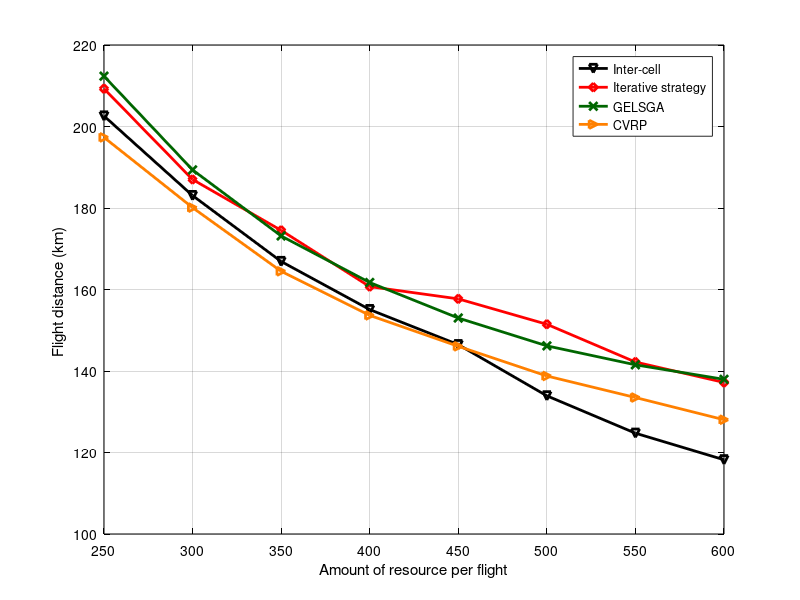

The MATLAB source for this figure: (Note: this script raises an error after producing the figure.)
x = [250 300 350 400 450 500 550 600];
y3 = [209.276	186.998	174.517	160.707	157.701	151.466	142.201	137.193]; % iterative
y4 = [202.582	183.055	166.881	155.073	146.47	133.91	124.739	118.22]; % inter-cell
y5 = [212.351	189.35	173.142	161.713	153	146.173	141.519	137.954];% GELSGA
y6 = [197.325	180.092	164.468	153.648	146.058	138.776	133.491	128.042];% CVRP
close all;
figure1 = figure;
% Create axes
axes1 = axes('Parent',figure1);
plot(x,y4,'-kv', 'LineWidth',2);
hold on;
grid on;
plot(x,y3,'-rd', 'LineWidth',2);
plot(x,y5,'-x','Color',[0 0.4 0], 'LineWidth',2);
plot(x,y6,'->','Color',[1 0.5 0], 'LineWidth',2);
xlabel('Amount of resource per flight');
ylabel('Flight distance (km) ');
legend('Inter-cell','Iterative strategy', 'GELSGA', 'CVRP');
set(axes1,'XColor',[0 0 0],'YColor',[0 0 0]);
ytickformat('%,4.4g');
xtickformat('%,4.4g');
xticks([250 300 350 400 450 500 550 600]);
xlim([250 600]);
hold off;